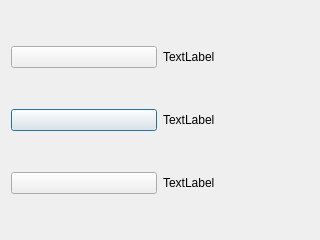
<?xml version="1.0" encoding="UTF-8"?>
<ui version="4.0">
 <class>QGraphicsSymbolContainer</class>
 <widget class="QDialog" name="QGraphicsSymbolContainer">
  <property name="geometry">
   <rect>
    <x>0</x>
    <y>0</y>
    <width>320</width>
    <height>240</height>
   </rect>
  </property>
  <property name="windowTitle">
   <string>Dialog</string>
  </property>
  <layout class="QGridLayout" name="gridLayout">
   <item row="1" column="0">
    <widget class="QPushButton" name="pb2">
     <property name="text">
      <string/>
     </property>
     <property name="icon">
      <iconset>
       <normalon>:/icons/assets/qgraphics/Achszahlkontakt.svg</normalon>
      </iconset>
     </property>
     <property name="iconSize">
      <size>
       <width>50</width>
       <height>20</height>
      </size>
     </property>
    </widget>
   </item>
   <item row="2" column="0">
    <widget class="QPushButton" name="pb3">
     <property name="text">
      <string/>
     </property>
     <property name="icon">
      <iconset>
       <normalon>:/icons/assets/qgraphics/AutomatikETSchild.svg</normalon>
      </iconset>
     </property>
     <property name="iconSize">
      <size>
       <width>50</width>
       <height>20</height>
      </size>
     </property>
    </widget>
   </item>
   <item row="2" column="1">
    <widget class="QLabel" name="label_3">
     <property name="text">
      <string>TextLabel</string>
     </property>
    </widget>
   </item>
   <item row="1" column="1">
    <widget class="QLabel" name="label_2">
     <property name="text">
      <string>TextLabel</string>
     </property>
    </widget>
   </item>
   <item row="0" column="0">
    <widget class="QPushButton" name="pb1">
     <property name="text">
      <string/>
     </property>
     <property name="icon">
      <iconset>
       <normalon>:/icons/assets/qgraphics/Abfahrsignal.svg</normalon>
      </iconset>
     </property>
     <property name="iconSize">
      <size>
       <width>50</width>
       <height>20</height>
      </size>
     </property>
    </widget>
   </item>
   <item row="0" column="1">
    <widget class="QLabel" name="label">
     <property name="text">
      <string>TextLabel</string>
     </property>
    </widget>
   </item>
  </layout>
 </widget>
 <resources/>
 <connections/>
</ui>
